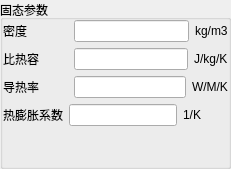
            <widget class="QGroupBox" name="groupBox_11">
             <property name="title">
              <string>固态参数</string>
             </property>
             <layout class="QVBoxLayout" name="verticalLayout_41">
              <property name="leftMargin">
               <number>0</number>
              </property>
              <property name="topMargin">
               <number>0</number>
              </property>
              <property name="rightMargin">
               <number>0</number>
              </property>
              <property name="bottomMargin">
               <number>0</number>
              </property>
              <item>
               <widget class="QFrame" name="frame_58">
                <property name="frameShape">
                 <enum>QFrame::NoFrame</enum>
                </property>
                <property name="frameShadow">
                 <enum>QFrame::Raised</enum>
                </property>
                <layout class="QHBoxLayout" name="horizontalLayout_50">
                 <property name="leftMargin">
                  <number>0</number>
                 </property>
                 <property name="topMargin">
                  <number>0</number>
                 </property>
                 <property name="rightMargin">
                  <number>0</number>
                 </property>
                 <property name="bottomMargin">
                  <number>0</number>
                 </property>
                 <item>
                  <widget class="QLabel" name="label_47">
                   <property name="sizePolicy">
                    <sizepolicy hsizetype="Fixed" vsizetype="Preferred">
                     <horstretch>0</horstretch>
                     <verstretch>0</verstretch>
                    </sizepolicy>
                   </property>
                   <property name="minimumSize">
                    <size>
                     <width>65</width>
                     <height>0</height>
                    </size>
                   </property>
                   <property name="text">
                    <string>密度</string>
                   </property>
                  </widget>
                 </item>
                 <item>
                  <widget class="QLineEdit" name="lineEdit_SolidDensity">
                   <property name="minimumSize">
                    <size>
                     <width>40</width>
                     <height>0</height>
                    </size>
                   </property>
                  </widget>
                 </item>
                 <item>
                  <widget class="QLabel" name="label_48">
                   <property name="text">
                    <string>kg/m3</string>
                   </property>
                  </widget>
                 </item>
                </layout>
               </widget>
              </item>
              <item>
               <widget class="QFrame" name="frame_60">
                <property name="frameShape">
                 <enum>QFrame::NoFrame</enum>
                </property>
                <property name="frameShadow">
                 <enum>QFrame::Raised</enum>
                </property>
                <layout class="QHBoxLayout" name="horizontalLayout_51">
                 <property name="leftMargin">
                  <number>0</number>
                 </property>
                 <property name="topMargin">
                  <number>0</number>
                 </property>
                 <property name="rightMargin">
                  <number>0</number>
                 </property>
                 <property name="bottomMargin">
                  <number>0</number>
                 </property>
                 <item>
                  <widget class="QLabel" name="label_49">
                   <property name="minimumSize">
                    <size>
                     <width>65</width>
                     <height>0</height>
                    </size>
                   </property>
                   <property name="text">
                    <string>比热容</string>
                   </property>
                  </widget>
                 </item>
                 <item>
                  <widget class="QLineEdit" name="lineEdit_SolidSpecificHeat">
                   <property name="minimumSize">
                    <size>
                     <width>40</width>
                     <height>0</height>
                    </size>
                   </property>
                  </widget>
                 </item>
                 <item>
                  <widget class="QLabel" name="label_50">
                   <property name="text">
                    <string>J/kg/K</string>
                   </property>
                  </widget>
                 </item>
                </layout>
               </widget>
              </item>
              <item>
               <widget class="QFrame" name="frame_61">
                <property name="frameShape">
                 <enum>QFrame::NoFrame</enum>
                </property>
                <property name="frameShadow">
                 <enum>QFrame::Raised</enum>
                </property>
                <layout class="QHBoxLayout" name="horizontalLayout_52">
                 <property name="leftMargin">
                  <number>0</number>
                 </property>
                 <property name="topMargin">
                  <number>0</number>
                 </property>
                 <property name="rightMargin">
                  <number>0</number>
                 </property>
                 <property name="bottomMargin">
                  <number>0</number>
                 </property>
                 <item>
                  <widget class="QLabel" name="label_51">
                   <property name="sizePolicy">
                    <sizepolicy hsizetype="Preferred" vsizetype="Fixed">
                     <horstretch>0</horstretch>
                     <verstretch>0</verstretch>
                    </sizepolicy>
                   </property>
                   <property name="minimumSize">
                    <size>
                     <width>65</width>
                     <height>0</height>
                    </size>
                   </property>
                   <property name="text">
                    <string>导热率</string>
                   </property>
                  </widget>
                 </item>
                 <item>
                  <widget class="QLineEdit" name="lineEdit_SolidThermalConductivity">
                   <property name="minimumSize">
                    <size>
                     <width>40</width>
                     <height>0</height>
                    </size>
                   </property>
                  </widget>
                 </item>
                 <item>
                  <widget class="QLabel" name="label_52">
                   <property name="text">
                    <string>W/M/K</string>
                   </property>
                  </widget>
                 </item>
                </layout>
               </widget>
              </item>
              <item>
               <widget class="QFrame" name="frame_62">
                <property name="frameShape">
                 <enum>QFrame::NoFrame</enum>
                </property>
                <property name="frameShadow">
                 <enum>QFrame::Raised</enum>
                </property>
                <layout class="QHBoxLayout" name="horizontalLayout_54">
                 <property name="leftMargin">
                  <number>0</number>
                 </property>
                 <property name="topMargin">
                  <number>0</number>
                 </property>
                 <property name="rightMargin">
                  <number>0</number>
                 </property>
                 <property name="bottomMargin">
                  <number>0</number>
                 </property>
                 <item>
                  <widget class="QLabel" name="label_55">
                   <property name="text">
                    <string>热膨胀系数</string>
                   </property>
                  </widget>
                 </item>
                 <item>
                  <widget class="QLineEdit" name="lineEdit_SolidThermalExpansionCoefficient">
                   <property name="minimumSize">
                    <size>
                     <width>40</width>
                     <height>0</height>
                    </size>
                   </property>
                  </widget>
                 </item>
                 <item>
                  <widget class="QLabel" name="label_56">
                   <property name="minimumSize">
                    <size>
                     <width>45</width>
                     <height>0</height>
                    </size>
                   </property>
                   <property name="text">
                    <string>1/K</string>
                   </property>
                  </widget>
                 </item>
                </layout>
               </widget>
              </item>
              <item>
               <spacer name="verticalSpacer_5">
                <property name="orientation">
                 <enum>Qt::Vertical</enum>
                </property>
                <property name="sizeHint" stdset="0">
                 <size>
                  <width>20</width>
                  <height>40</height>
                 </size>
                </property>
               </spacer>
              </item>
             </layout>
            </widget>
